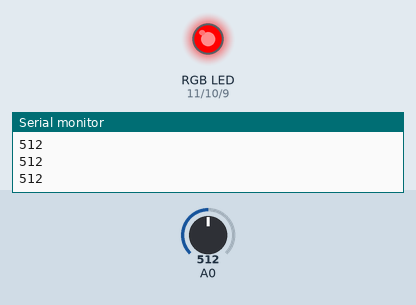
Bench run of a sketch on a simulated Arduino Uno, built with avr-gcc and run on an emulated ATmega328P. Parts: an RGB LED mixed from three pins (HIGH = lit), the last lines printed to the serial monitor. The inputs (shaded band) are chosen by the test bench; at power-on: A0 = 512.

Above: at 1.2 s.
1.3 s: A0 set to 161
2.8 s: A0 set to 142
At 3.9 s:
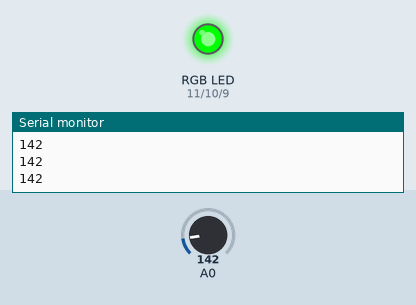
4.4 s: A0 set to 105
5.9 s: A0 set to 91
At 6.6 s:
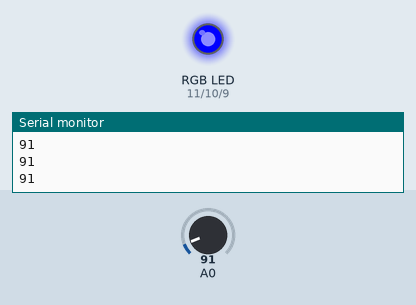
7.5 s: A0 set to 109
At 8.0 s:
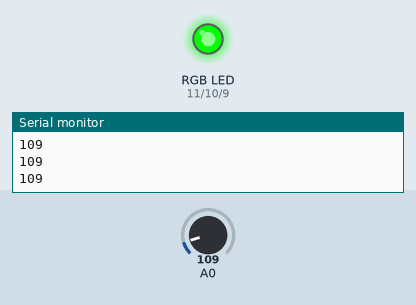
9.1 s: A0 set to 90
At 10.6 s:
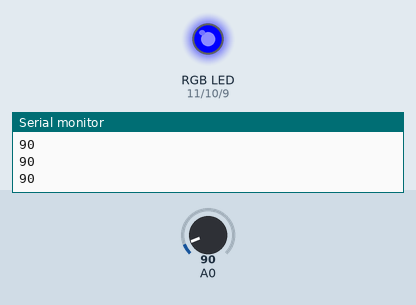
Timing chart, 0 to 11.7 s (numbered marks = the images above; inputs shaded):
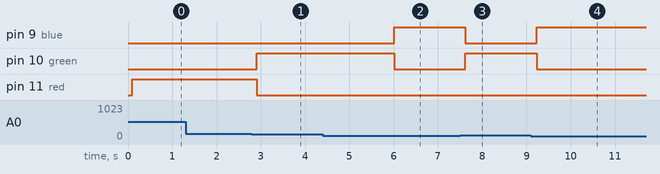

The sketch:

RGB_with_MIC.ino
```cpp
int red = 11;
int green = 10;
int blue = 9;
int volum;

void setup() {
  Serial.begin(9600);
  pinMode(red, OUTPUT);
  pinMode(green, OUTPUT);
  pinMode(blue, OUTPUT);
}

void loop() {
  volum = analogRead(A0);
  Serial.println(volum);
  delay(100);

  if (volum <= 99) {
    digitalWrite(red, LOW);
    digitalWrite(green, LOW);
    digitalWrite(blue, HIGH);
  }

  else if(volum > 100 && volum < 150) {
    digitalWrite(red, LOW);
    digitalWrite(green, HIGH);
    digitalWrite(blue, LOW);
  }

  else if(volum > 151) {
    digitalWrite(red, HIGH);
    digitalWrite(green, LOW);
    digitalWrite(blue, LOW);
  }
}
```

Measured:
- the behaviour switches between 150 and 149 on A0 (found by bisection; images 0 and 1)
- the behaviour switches between 100 and 99 on A0 (found by bisection; images 1 and 2)
- after the input at 2.8 s, pin 10 (green): LOW → HIGH after 0.11 s; pin 11 (red): HIGH → LOW after 0.11 s
- after the input at 5.9 s, pin 9 (blue): LOW → HIGH after 0.12 s; pin 10 (green): HIGH → LOW after 0.12 s
- after the input at 7.5 s, pin 9 (blue): HIGH → LOW after 0.12 s; pin 10 (green): LOW → HIGH after 0.12 s
- after the input at 9.1 s, pin 9 (blue): LOW → HIGH after 0.13 s; pin 10 (green): HIGH → LOW after 0.13 s
